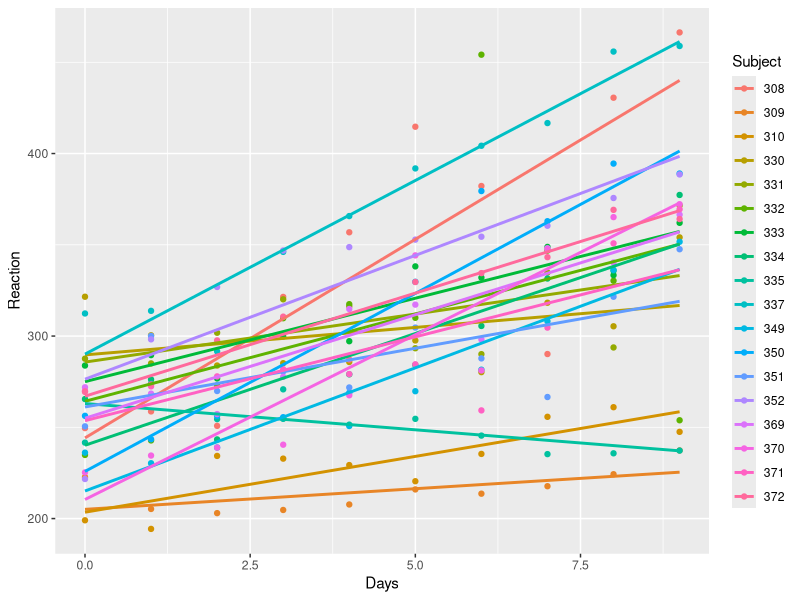

This figure's R source:
# Install LME4
install.packages("lme4") # Uncomment if not installed.
library(lme4)
library(ggplot2)

#help(sleepstudy) # Uncomment to see documentation
head(sleepstudy)

# Let's take a look at the fixed effects
# we can plot the data by days and then grouped by subjects
ggplot(sleepstudy, aes(Days, Reaction, color = Subject)) + 
  geom_point() + geom_smooth(method="lm",se=FALSE)
# What assumption in a regression model are we violating? 

# First let's try the simple linear fit anyways and see what we get
fe.fit = lm(Reaction~Days, data=sleepstudy)
summary(fe.fit)

# Now let's account for the random impact of subject variance on the model
me.fit1 = lmer(Reaction ~ Days + (Days | Subject), data=sleepstudy) # subject intercepts and slopes
# ^^ the same as me.fit1 = lmer(Reaction ~ Days +  (1+Days | Subject), data=sleepstudy) 
me.fit2 = lmer(Reaction ~ Days + (1 | Subject), data=sleepstudy) # only subject intercepts
print("*******me.fit1********")
summary(me.fit1)
print("*******me.fit2********")
summary(me.fit2)

# We will compare the two models using the Akaike information criterion (AIC)
ic = AIC(fe.fit, me.fit1, me.fit2)
ic
diff(ic$AIC)
